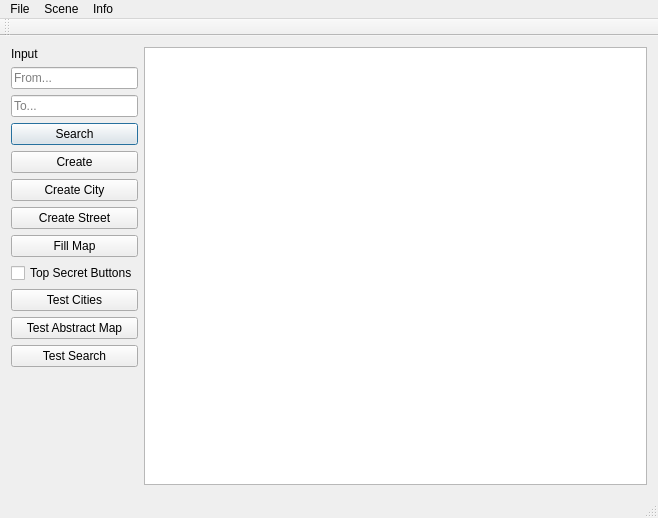
<?xml version="1.0" encoding="UTF-8"?>
<ui version="4.0">
 <class>MainWindow</class>
 <widget class="QMainWindow" name="MainWindow">
  <property name="geometry">
   <rect>
    <x>0</x>
    <y>0</y>
    <width>658</width>
    <height>518</height>
   </rect>
  </property>
  <property name="windowTitle">
   <string>MainWindow</string>
  </property>
  <widget class="QWidget" name="centralWidget">
   <layout class="QGridLayout" name="gridLayout" columnstretch="0,1">
    <item row="8" column="0">
     <widget class="QCheckBox" name="chkbox">
      <property name="text">
       <string>Top Secret Buttons</string>
      </property>
     </widget>
    </item>
    <item row="9" column="0">
     <widget class="QPushButton" name="test_cities">
      <property name="text">
       <string>Test Cities</string>
      </property>
     </widget>
    </item>
    <item row="4" column="0">
     <widget class="QPushButton" name="btn_create">
      <property name="text">
       <string>Create</string>
      </property>
     </widget>
    </item>
    <item row="0" column="1" rowspan="13">
     <widget class="QGraphicsView" name="graphicsView"/>
    </item>
    <item row="1" column="0">
     <widget class="QLineEdit" name="from">
      <property name="placeholderText">
       <string>From...</string>
      </property>
      <property name="clearButtonEnabled">
       <bool>true</bool>
      </property>
     </widget>
    </item>
    <item row="7" column="0">
     <widget class="QPushButton" name="fill_map">
      <property name="text">
       <string>Fill Map</string>
      </property>
     </widget>
    </item>
    <item row="12" column="0">
     <spacer name="verticalSpacer">
      <property name="orientation">
       <enum>Qt::Vertical</enum>
      </property>
      <property name="sizeHint" stdset="0">
       <size>
        <width>20</width>
        <height>40</height>
       </size>
      </property>
     </spacer>
    </item>
    <item row="11" column="0">
     <widget class="QPushButton" name="test_search">
      <property name="text">
       <string>Test Search</string>
      </property>
     </widget>
    </item>
    <item row="6" column="0">
     <widget class="QPushButton" name="create_street">
      <property name="text">
       <string>Create Street</string>
      </property>
     </widget>
    </item>
    <item row="10" column="0">
     <widget class="QPushButton" name="test_abstract_map">
      <property name="text">
       <string>Test Abstract Map</string>
      </property>
     </widget>
    </item>
    <item row="5" column="0">
     <widget class="QPushButton" name="btn_create_city">
      <property name="text">
       <string>Create City</string>
      </property>
     </widget>
    </item>
    <item row="0" column="0">
     <widget class="QLabel" name="lbl_input">
      <property name="text">
       <string>Input</string>
      </property>
     </widget>
    </item>
    <item row="2" column="0">
     <widget class="QLineEdit" name="to">
      <property name="placeholderText">
       <string>To...</string>
      </property>
     </widget>
    </item>
    <item row="3" column="0">
     <widget class="QPushButton" name="pushButton">
      <property name="text">
       <string>Search</string>
      </property>
      <property name="default">
       <bool>true</bool>
      </property>
     </widget>
    </item>
   </layout>
  </widget>
  <widget class="QMenuBar" name="menuBar">
   <property name="geometry">
    <rect>
     <x>0</x>
     <y>0</y>
     <width>658</width>
     <height>22</height>
    </rect>
   </property>
   <widget class="QMenu" name="menuFile">
    <property name="title">
     <string>File</string>
    </property>
    <addaction name="actionOpen"/>
    <addaction name="actionSave"/>
    <addaction name="separator"/>
    <addaction name="actionExit"/>
   </widget>
   <widget class="QMenu" name="menuScene">
    <property name="title">
     <string>Scene</string>
    </property>
    <addaction name="actionClear_Scene"/>
   </widget>
   <widget class="QMenu" name="menuInfo">
    <property name="title">
     <string>Info</string>
    </property>
    <addaction name="actionAbout"/>
   </widget>
   <addaction name="menuFile"/>
   <addaction name="menuScene"/>
   <addaction name="menuInfo"/>
  </widget>
  <widget class="QToolBar" name="mainToolBar">
   <attribute name="toolBarArea">
    <enum>TopToolBarArea</enum>
   </attribute>
   <attribute name="toolBarBreak">
    <bool>false</bool>
   </attribute>
  </widget>
  <widget class="QStatusBar" name="statusBar"/>
  <action name="actionOpen">
   <property name="enabled">
    <bool>false</bool>
   </property>
   <property name="text">
    <string>Open</string>
   </property>
  </action>
  <action name="actionSave">
   <property name="enabled">
    <bool>false</bool>
   </property>
   <property name="text">
    <string>Save</string>
   </property>
  </action>
  <action name="actionAdd_separator">
   <property name="text">
    <string>Add Separator</string>
   </property>
  </action>
  <action name="actionExit">
   <property name="text">
    <string>Exit</string>
   </property>
   <property name="shortcut">
    <string>Alt+E</string>
   </property>
  </action>
  <action name="actionClear_Scene">
   <property name="text">
    <string>Clear Scene</string>
   </property>
   <property name="shortcut">
    <string>Alt+S</string>
   </property>
  </action>
  <action name="actionAbout">
   <property name="text">
    <string>About</string>
   </property>
  </action>
 </widget>
 <layoutdefault spacing="6" margin="11"/>
 <resources/>
 <connections/>
</ui>
